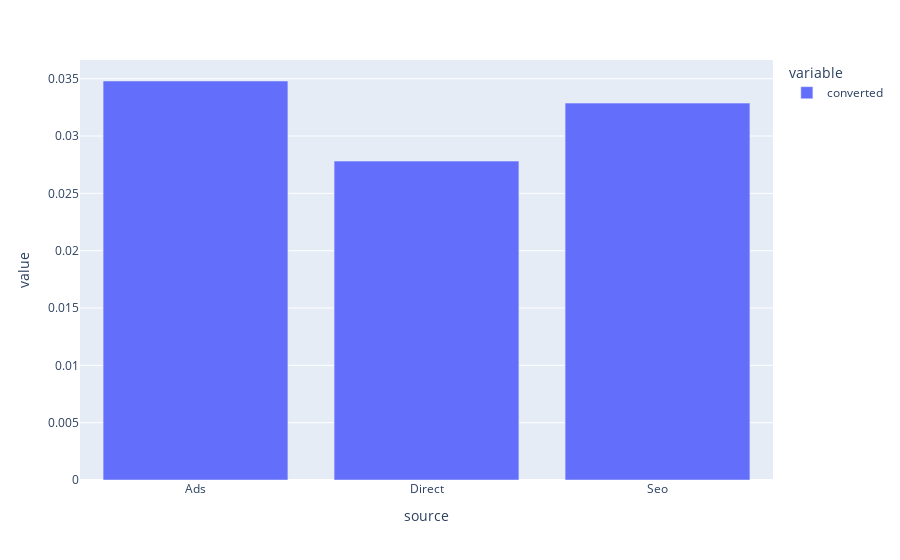

The notebook cell this image was saved under:
### Markdown cell above
There's a clear correlation between

### Code cell
source = data.groupby("source")["converted"].mean()
px.bar(source)

### Figure 1 — Plotly figure (JSON) as saved in the notebook; plotly's stock layout.template omitted (floating-point values rounded to 4 significant figures)
{"data": [{"alignmentgroup": "True", "hovertemplate": "variable=converted<br>source=%{x}<br>value=%{y}<extra></extra>", "legendgroup": "converted", "marker": {"color": "#636efa", "pattern": {"shape": ""}}, "name": "converted", "offsetgroup": "converted", "orientation": "v", "showlegend": true, "textposition": "auto", "type": "bar", "x": ["Ads", "Direct", "Seo"], "xaxis": "x", "y": [0.0348, 0.02781, 0.03287], "yaxis": "y"}], "layout": {"barmode": "relative", "legend": {"title": {"text": "variable"}, "tracegroupgap": 0}, "margin": {"t": 60}, "xaxis": {"anchor": "y", "domain": [0, 1], "title": {"text": "source"}}, "yaxis": {"anchor": "x", "domain": [0, 1], "title": {"text": "value"}}}}
